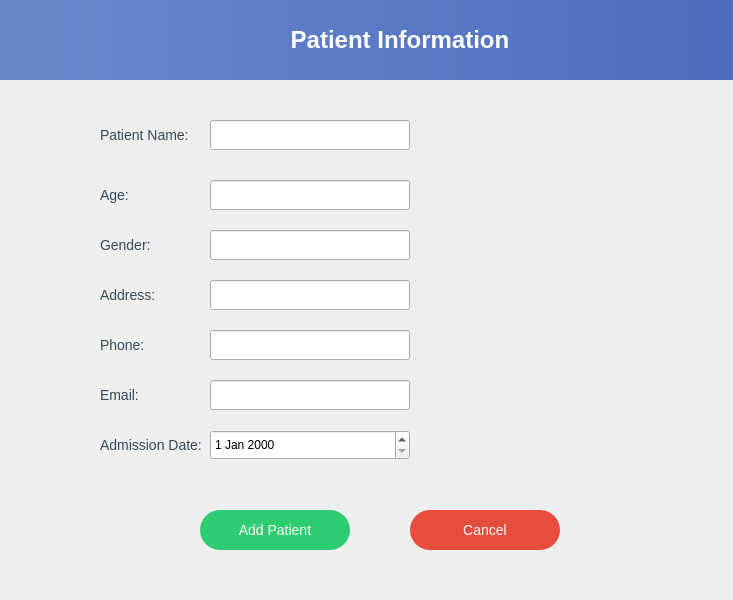
<?xml version="1.0" encoding="UTF-8"?>
<ui version="4.0">
 <class>BookAppointmentWindow</class>
 <widget class="QMainWindow" name="BookAppointmentWindow">
  <property name="geometry">
   <rect>
    <x>0</x>
    <y>0</y>
    <width>733</width>
    <height>600</height>
   </rect>
  </property>
  <property name="windowTitle">
   <string>Add Patient</string>
  </property>
  <widget class="QWidget" name="centralwidget">
   <widget class="QLabel" name="header">
    <property name="geometry">
     <rect>
      <x>0</x>
      <y>0</y>
      <width>800</width>
      <height>80</height>
     </rect>
    </property>
    <property name="styleSheet">
     <string>
      font-size: 24px; 
      font-weight: bold; 
      color: white; 
      background: qlineargradient(x1: 0, y1: 0, x2: 1, y2: 0, stop: 0 #6A89CC, stop: 1 #4A69BD);
     </string>
    </property>
    <property name="text">
     <string>Patient Information</string>
    </property>
    <property name="alignment">
     <set>Qt::AlignCenter</set>
    </property>
   </widget>
   <widget class="QLabel" name="labelPatientName">
    <property name="geometry">
     <rect>
      <x>100</x>
      <y>120</y>
      <width>200</width>
      <height>30</height>
     </rect>
    </property>
    <property name="styleSheet">
     <string>font-size: 14px; color: #34495E;</string>
    </property>
    <property name="text">
     <string>Patient Name:</string>
    </property>
   </widget>
   <widget class="QLabel" name="labelDoctorName">
    <property name="geometry">
     <rect>
      <x>100</x>
      <y>180</y>
      <width>200</width>
      <height>30</height>
     </rect>
    </property>
    <property name="styleSheet">
     <string>font-size: 14px; color: #34495E;</string>
    </property>
    <property name="text">
     <string>Age:</string>
    </property>
   </widget>
   <widget class="QPushButton" name="btnBook">
    <property name="geometry">
     <rect>
      <x>200</x>
      <y>510</y>
      <width>150</width>
      <height>40</height>
     </rect>
    </property>
    <property name="styleSheet">
     <string>
      QPushButton { 
       background-color: #2ECC71; 
       color: white; 
       border-radius: 20px; 
       font-size: 14px;
      }
      QPushButton:hover { background-color: #27AE60; }
     </string>
    </property>
    <property name="text">
     <string>Add Patient</string>
    </property>
   </widget>
   <widget class="QPushButton" name="btnCancel">
    <property name="geometry">
     <rect>
      <x>410</x>
      <y>510</y>
      <width>150</width>
      <height>40</height>
     </rect>
    </property>
    <property name="styleSheet">
     <string>
      QPushButton { 
       background-color: #E74C3C; 
       color: white; 
       border-radius: 20px; 
       font-size: 14px;
      }
      QPushButton:hover { background-color: #C0392B; }
     </string>
    </property>
    <property name="text">
     <string>Cancel</string>
    </property>
   </widget>
   <widget class="QLineEdit" name="age_input">
    <property name="geometry">
     <rect>
      <x>210</x>
      <y>120</y>
      <width>200</width>
      <height>30</height>
     </rect>
    </property>
   </widget>
   <widget class="QLineEdit" name="address_input">
    <property name="geometry">
     <rect>
      <x>210</x>
      <y>180</y>
      <width>200</width>
      <height>30</height>
     </rect>
    </property>
   </widget>
   <widget class="QLineEdit" name="phone_input">
    <property name="geometry">
     <rect>
      <x>210</x>
      <y>230</y>
      <width>200</width>
      <height>30</height>
     </rect>
    </property>
   </widget>
   <widget class="QLineEdit" name="email_input">
    <property name="geometry">
     <rect>
      <x>210</x>
      <y>280</y>
      <width>200</width>
      <height>30</height>
     </rect>
    </property>
   </widget>
   <widget class="QDateEdit" name="admission_date_input">
    <property name="geometry">
     <rect>
      <x>210</x>
      <y>430</y>
      <width>200</width>
      <height>30</height>
     </rect>
    </property>
   </widget>
   <widget class="QLabel" name="labelPatientName_2">
    <property name="geometry">
     <rect>
      <x>100</x>
      <y>430</y>
      <width>200</width>
      <height>30</height>
     </rect>
    </property>
    <property name="styleSheet">
     <string>font-size: 14px; color: #34495E;</string>
    </property>
    <property name="text">
     <string>Admission Date:</string>
    </property>
   </widget>
   <widget class="QLabel" name="labelDoctorName_2">
    <property name="geometry">
     <rect>
      <x>100</x>
      <y>230</y>
      <width>200</width>
      <height>30</height>
     </rect>
    </property>
    <property name="styleSheet">
     <string>font-size: 14px; color: #34495E;</string>
    </property>
    <property name="text">
     <string>Gender:</string>
    </property>
   </widget>
   <widget class="QLabel" name="labelDoctorName_3">
    <property name="geometry">
     <rect>
      <x>100</x>
      <y>280</y>
      <width>200</width>
      <height>30</height>
     </rect>
    </property>
    <property name="styleSheet">
     <string>font-size: 14px; color: #34495E;</string>
    </property>
    <property name="text">
     <string>Address:</string>
    </property>
   </widget>
   <widget class="QLabel" name="labelDoctorName_4">
    <property name="geometry">
     <rect>
      <x>100</x>
      <y>330</y>
      <width>200</width>
      <height>30</height>
     </rect>
    </property>
    <property name="styleSheet">
     <string>font-size: 14px; color: #34495E;</string>
    </property>
    <property name="text">
     <string>Phone:</string>
    </property>
   </widget>
   <widget class="QLineEdit" name="email_input_2">
    <property name="geometry">
     <rect>
      <x>210</x>
      <y>330</y>
      <width>200</width>
      <height>30</height>
     </rect>
    </property>
   </widget>
   <widget class="QLabel" name="labelDoctorName_5">
    <property name="geometry">
     <rect>
      <x>100</x>
      <y>380</y>
      <width>200</width>
      <height>30</height>
     </rect>
    </property>
    <property name="styleSheet">
     <string>font-size: 14px; color: #34495E;</string>
    </property>
    <property name="text">
     <string>Email:</string>
    </property>
   </widget>
   <widget class="QLineEdit" name="age_input_2">
    <property name="geometry">
     <rect>
      <x>210</x>
      <y>380</y>
      <width>200</width>
      <height>30</height>
     </rect>
    </property>
   </widget>
  </widget>
 </widget>
 <resources/>
 <connections/>
</ui>
